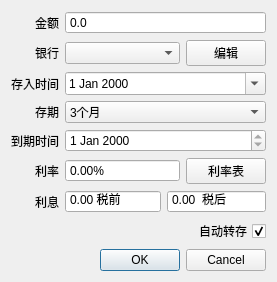
<ui version="4.0" >
 <class>DepositDlgClass</class>
 <widget class="QDialog" name="DepositDlgClass" >
  <property name="geometry" >
   <rect>
    <x>0</x>
    <y>0</y>
    <width>277</width>
    <height>261</height>
   </rect>
  </property>
  <property name="windowTitle" >
   <string>DepositDlg</string>
  </property>
  <layout class="QGridLayout" name="gridLayout" >
   <item row="0" column="0" >
    <widget class="QLabel" name="label_7" >
     <property name="text" >
      <string>金额</string>
     </property>
     <property name="alignment" >
      <set>Qt::AlignRight|Qt::AlignTrailing|Qt::AlignVCenter</set>
     </property>
    </widget>
   </item>
   <item row="0" column="1" colspan="2" >
    <widget class="QDoubleSpinBox" name="dSpinBoxAmount" >
     <property name="buttonSymbols" >
      <enum>QAbstractSpinBox::NoButtons</enum>
     </property>
     <property name="decimals" >
      <number>1</number>
     </property>
     <property name="maximum" >
      <double>100000.000000000000000</double>
     </property>
    </widget>
   </item>
   <item row="1" column="0" >
    <widget class="QLabel" name="label" >
     <property name="text" >
      <string>银行</string>
     </property>
     <property name="alignment" >
      <set>Qt::AlignRight|Qt::AlignTrailing|Qt::AlignVCenter</set>
     </property>
    </widget>
   </item>
   <item row="1" column="1" >
    <widget class="QComboBox" name="comboBoxBank" />
   </item>
   <item row="1" column="2" >
    <widget class="QPushButton" name="buttonBank" >
     <property name="text" >
      <string>编辑</string>
     </property>
    </widget>
   </item>
   <item row="2" column="0" >
    <widget class="QLabel" name="label_2" >
     <property name="text" >
      <string>存入时间</string>
     </property>
     <property name="alignment" >
      <set>Qt::AlignRight|Qt::AlignTrailing|Qt::AlignVCenter</set>
     </property>
    </widget>
   </item>
   <item row="2" column="1" colspan="2" >
    <widget class="QDateEdit" name="dateEditStart" >
     <property name="calendarPopup" >
      <bool>true</bool>
     </property>
    </widget>
   </item>
   <item row="3" column="0" >
    <widget class="QLabel" name="label_3" >
     <property name="text" >
      <string>存期</string>
     </property>
     <property name="alignment" >
      <set>Qt::AlignRight|Qt::AlignTrailing|Qt::AlignVCenter</set>
     </property>
    </widget>
   </item>
   <item row="3" column="1" colspan="2" >
    <widget class="QComboBox" name="comboBoxPeriod" >
     <property name="sizePolicy" >
      <sizepolicy vsizetype="Fixed" hsizetype="Expanding" >
       <horstretch>0</horstretch>
       <verstretch>0</verstretch>
      </sizepolicy>
     </property>
     <item>
      <property name="text" >
       <string>3个月</string>
      </property>
     </item>
     <item>
      <property name="text" >
       <string>半年</string>
      </property>
     </item>
     <item>
      <property name="text" >
       <string>1年</string>
      </property>
     </item>
     <item>
      <property name="text" >
       <string>2年</string>
      </property>
     </item>
     <item>
      <property name="text" >
       <string>3年</string>
      </property>
     </item>
     <item>
      <property name="text" >
       <string>5年</string>
      </property>
     </item>
    </widget>
   </item>
   <item row="4" column="0" >
    <widget class="QLabel" name="label_4" >
     <property name="text" >
      <string>到期时间</string>
     </property>
     <property name="alignment" >
      <set>Qt::AlignRight|Qt::AlignTrailing|Qt::AlignVCenter</set>
     </property>
    </widget>
   </item>
   <item row="4" column="1" colspan="2" >
    <widget class="QDateEdit" name="dateEditEnd" >
     <property name="readOnly" >
      <bool>true</bool>
     </property>
    </widget>
   </item>
   <item row="5" column="0" >
    <widget class="QLabel" name="label_5" >
     <property name="text" >
      <string>利率</string>
     </property>
     <property name="alignment" >
      <set>Qt::AlignRight|Qt::AlignTrailing|Qt::AlignVCenter</set>
     </property>
    </widget>
   </item>
   <item row="5" column="1" >
    <widget class="QDoubleSpinBox" name="dSpinBoxRate" >
     <property name="sizePolicy" >
      <sizepolicy vsizetype="Fixed" hsizetype="Expanding" >
       <horstretch>0</horstretch>
       <verstretch>0</verstretch>
      </sizepolicy>
     </property>
     <property name="buttonSymbols" >
      <enum>QAbstractSpinBox::NoButtons</enum>
     </property>
     <property name="suffix" >
      <string>%</string>
     </property>
    </widget>
   </item>
   <item row="5" column="2" >
    <widget class="QPushButton" name="buttonRate" >
     <property name="text" >
      <string>利率表</string>
     </property>
    </widget>
   </item>
   <item row="6" column="0" >
    <widget class="QLabel" name="label_6" >
     <property name="text" >
      <string>利息</string>
     </property>
     <property name="alignment" >
      <set>Qt::AlignRight|Qt::AlignTrailing|Qt::AlignVCenter</set>
     </property>
    </widget>
   </item>
   <item row="6" column="1" colspan="2" >
    <layout class="QHBoxLayout" name="horizontalLayout" >
     <item>
      <widget class="QDoubleSpinBox" name="dSpinBoxInterests" >
       <property name="sizePolicy" >
        <sizepolicy vsizetype="Fixed" hsizetype="Expanding" >
         <horstretch>0</horstretch>
         <verstretch>0</verstretch>
        </sizepolicy>
       </property>
       <property name="readOnly" >
        <bool>true</bool>
       </property>
       <property name="buttonSymbols" >
        <enum>QAbstractSpinBox::NoButtons</enum>
       </property>
       <property name="suffix" >
        <string> 税前</string>
       </property>
       <property name="maximum" >
        <double>999999.989999999990687</double>
       </property>
      </widget>
     </item>
     <item>
      <widget class="QDoubleSpinBox" name="dSpinBoxInterestsReal" >
       <property name="sizePolicy" >
        <sizepolicy vsizetype="Fixed" hsizetype="Expanding" >
         <horstretch>0</horstretch>
         <verstretch>0</verstretch>
        </sizepolicy>
       </property>
       <property name="readOnly" >
        <bool>true</bool>
       </property>
       <property name="buttonSymbols" >
        <enum>QAbstractSpinBox::NoButtons</enum>
       </property>
       <property name="suffix" >
        <string>  税后</string>
       </property>
       <property name="maximum" >
        <double>999999.989999999990687</double>
       </property>
      </widget>
     </item>
    </layout>
   </item>
   <item row="7" column="0" colspan="3" >
    <widget class="QCheckBox" name="checkBoxReDeposit" >
     <property name="layoutDirection" >
      <enum>Qt::RightToLeft</enum>
     </property>
     <property name="text" >
      <string>自动转存</string>
     </property>
     <property name="checked" >
      <bool>true</bool>
     </property>
    </widget>
   </item>
   <item row="8" column="0" colspan="3" >
    <widget class="QDialogButtonBox" name="buttonBox" >
     <property name="orientation" >
      <enum>Qt::Horizontal</enum>
     </property>
     <property name="standardButtons" >
      <set>QDialogButtonBox::Cancel|QDialogButtonBox::Ok</set>
     </property>
    </widget>
   </item>
  </layout>
 </widget>
 <tabstops>
  <tabstop>dSpinBoxAmount</tabstop>
  <tabstop>comboBoxBank</tabstop>
  <tabstop>dateEditStart</tabstop>
  <tabstop>comboBoxPeriod</tabstop>
  <tabstop>dateEditEnd</tabstop>
  <tabstop>dSpinBoxRate</tabstop>
  <tabstop>dSpinBoxInterests</tabstop>
  <tabstop>dSpinBoxInterestsReal</tabstop>
  <tabstop>checkBoxReDeposit</tabstop>
  <tabstop>buttonBank</tabstop>
  <tabstop>buttonRate</tabstop>
  <tabstop>buttonBox</tabstop>
 </tabstops>
 <resources/>
 <connections>
  <connection>
   <sender>buttonBox</sender>
   <signal>accepted()</signal>
   <receiver>DepositDlgClass</receiver>
   <slot>accept()</slot>
   <hints>
    <hint type="sourcelabel" >
     <x>248</x>
     <y>254</y>
    </hint>
    <hint type="destinationlabel" >
     <x>157</x>
     <y>274</y>
    </hint>
   </hints>
  </connection>
  <connection>
   <sender>buttonBox</sender>
   <signal>rejected()</signal>
   <receiver>DepositDlgClass</receiver>
   <slot>reject()</slot>
   <hints>
    <hint type="sourcelabel" >
     <x>316</x>
     <y>260</y>
    </hint>
    <hint type="destinationlabel" >
     <x>286</x>
     <y>274</y>
    </hint>
   </hints>
  </connection>
 </connections>
</ui>
